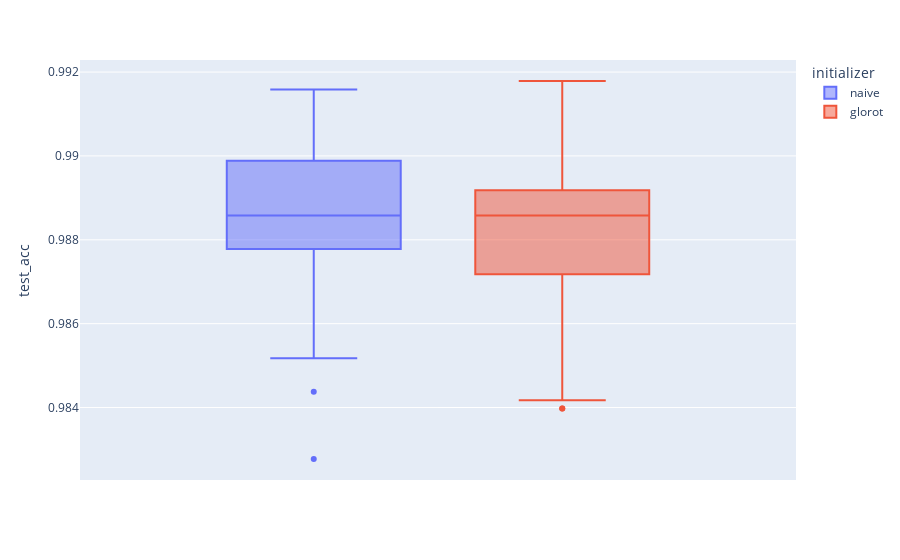

Notebook code for this chart:
### Code cell
temp = df_exp2.loc[df_exp2.dataset == 'mnist']
px.box(temp, y="test_acc", color="initializer")
# px.box(temp, y="acc_per_step", color="initializer")
